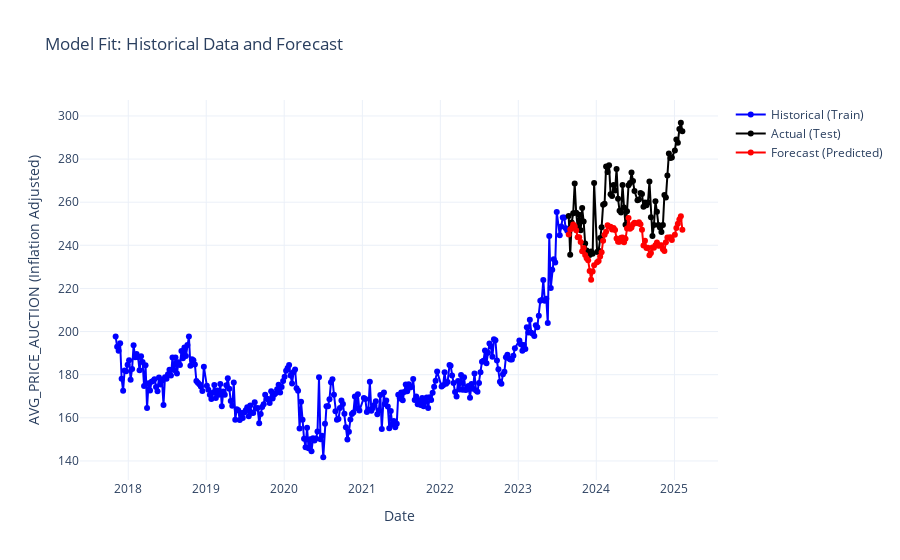

Notebook cell for this chart:
### Markdown cell above
## DATA VISUALIZATION

### Code cell
# VISUALIZATION OF DATA
fig = go.Figure()

# Historical (Training) data trace
fig.add_trace(go.Scatter(
    x=X_train.index, y=y_train,
    mode='lines+markers',
    name='Historical (Train)',
    line=dict(color='blue')
))

# Actual test data trace
fig.add_trace(go.Scatter(
    x=X_test.index, y=y_test,
    mode='lines+markers',
    name='Actual (Test)',
    line=dict(color='black')
))

# Forecast (Predicted) data trace
fig.add_trace(go.Scatter(
    x=X_test.index, y=lrg_pred,
    mode='lines+markers',
    name='Forecast (Predicted)',
    line=dict(color='red')
))

# Update layout with titles and axis labels
fig.update_layout(
    title='Model Fit: Historical Data and Forecast',
    xaxis_title='Date',
    yaxis_title='AVG_PRICE_AUCTION (Inflation Adjusted)',
    template='plotly_white'
)
